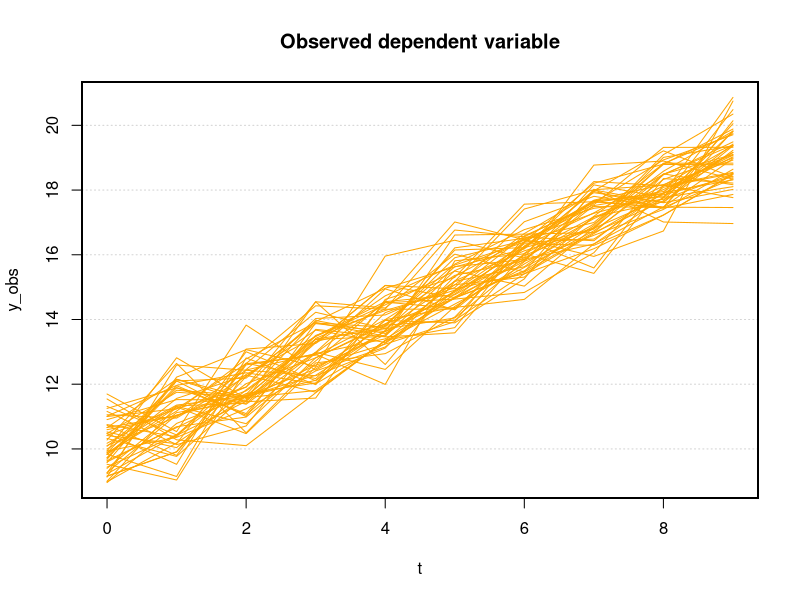
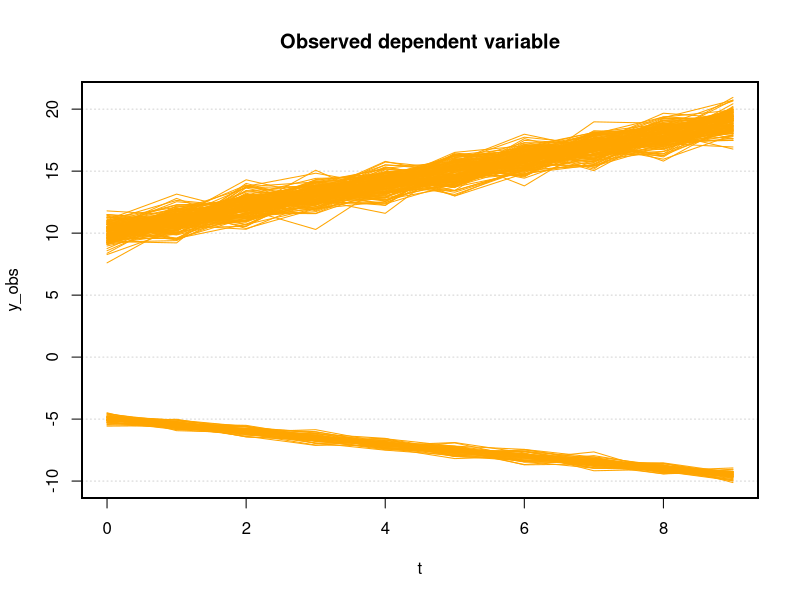

These charts were generated, in order, by the following R code:
## ---- chunk 1
knitr::opts_chunk$set(echo = FALSE)
## ---- chunk 2
# README
# required files:
# Dataset1_Yobs.xlsx
# Dataset2_Yobs.xlsx
## ---- chunk 3
# preparation
# set working directory
setwd("C:/Users/Diiim/Documents/Github/BayesianGMM/SimulationStudyData")

# set decimals to digits instead of scientific
options(scipen = 999)

# load packages
library(readxl)
## ---- chunk 4
# load observed dependent variable
Y_obs <- data.frame(read_excel("Dataset1_Yobs.xlsx", sheet = "Sheet 1"))

# number of individuals
N <- dim(Y_obs)[1]

# number of time periods
no_periods <- dim(Y_obs)[2]

# time periods
time_periods <- 0:(no_periods-1)
X <- matrix(data = time_periods, nrow = N, ncol = no_periods, byrow = TRUE)

# plot observed dependent variable
x <- time_periods

plot(x = x,
     y = c(min(Y_obs),
           max(Y_obs),
           rep(min(Y_obs), times = no_periods-2)),
     type = "l",
     col = "white",
     main = "Observed dependent variable",
     xlab = "t",
     ylab = "y_obs")
  
grid(nx = NA, ny = NULL)
par(new = TRUE)
  
for (n in 1:N) {
  lines(x = x,
        y = Y_obs[n,],
        col = "orange")

box()
}
## ---- chunk 5
# load observed dependent variable
Y_obs <- data.frame(read_excel("Dataset2_Yobs.xlsx", sheet = "Sheet 1"))

# number of individuals
N <- dim(Y_obs)[1]

# number of time periods
no_periods <- dim(Y_obs)[2]

# time periods
time_periods <- 0:(no_periods-1)
X <- matrix(data = time_periods, nrow = N, ncol = no_periods, byrow = TRUE)

# plot observed dependent variable
x <- time_periods

plot(x = x,
     y = c(min(Y_obs),
           max(Y_obs),
           rep(min(Y_obs), times = no_periods-2)),
     type = "l",
     col = "white",
     main = "Observed dependent variable",
     xlab = "t",
     ylab = "y_obs")
  
grid(nx = NA, ny = NULL)
par(new = TRUE)
  
for (n in 1:N) {
  lines(x = x,
        y = Y_obs[n,],
        col = "orange")

box()
}
